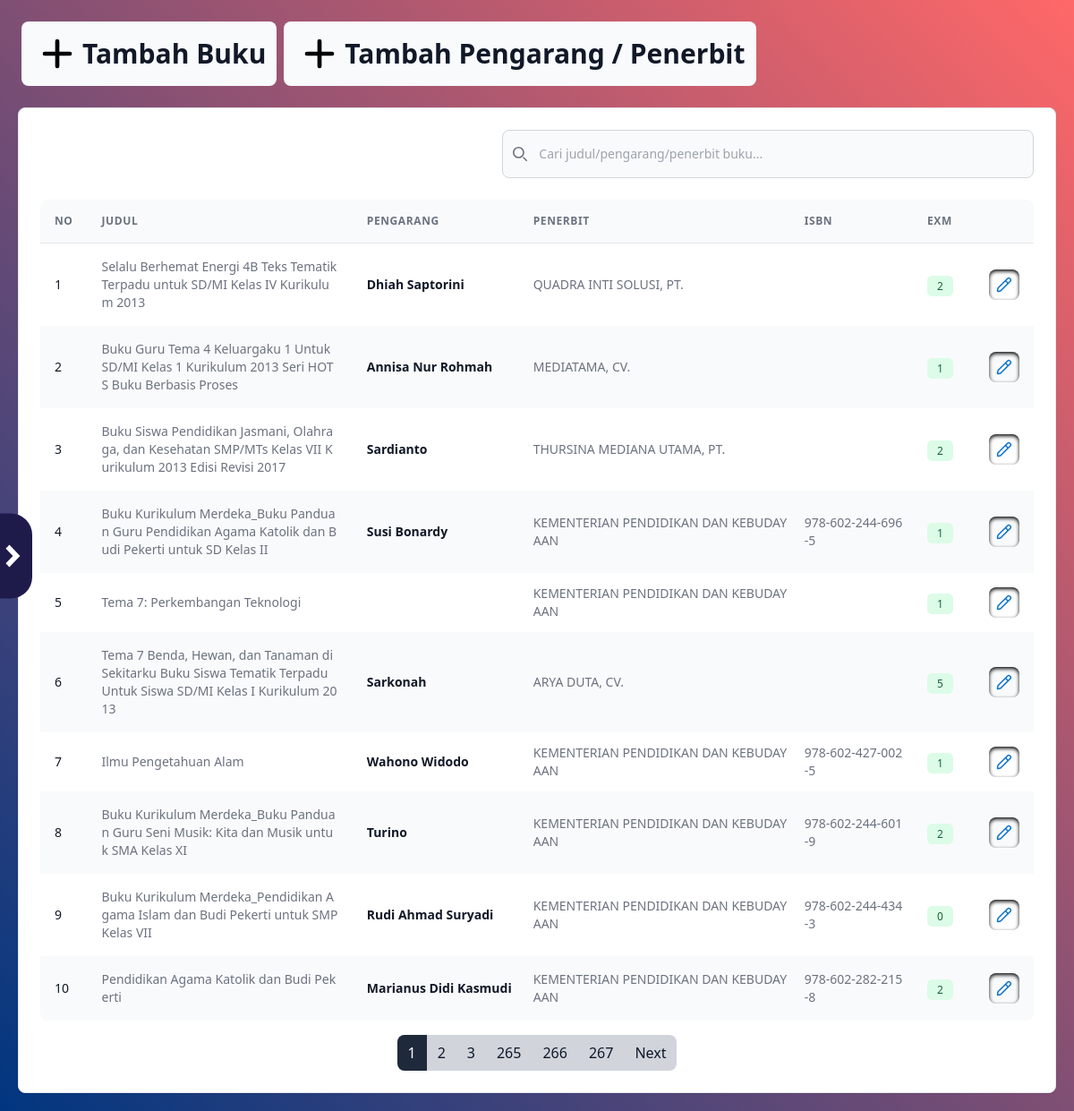
/views/buku/index.php (signed in), run on the app's committed database.
### tables this page shows
CREATE TABLE `buku` (
  `no_induk` int(11) NOT NULL AUTO_INCREMENT,
  `id_kelas` int(11) NOT NULL,
  `id_pengarang` int(11) NOT NULL DEFAULT 0,
  `judul_buku` varchar(154) NOT NULL,
  `id_penerbit` int(11) NOT NULL,
  `tahun_terbit` char(4) DEFAULT NULL,
  `edisi` char(4) DEFAULT NULL,
  `eksemplar` int(11) NOT NULL DEFAULT 0,
  `id_sumber` int(11) NOT NULL DEFAULT 1,
  `ISBN` char(18) DEFAULT NULL,
  `deskripsiFisik` text DEFAULT NULL,
  `deskripsi` text DEFAULT NULL,
  PRIMARY KEY (`no_induk`),
  KEY `fk_buku_kelas` (`id_kelas`),
  KEY `fk_buku_penerbit` (`id_penerbit`),
  KEY `fk_buku_sumber` (`id_sumber`),
  KEY `fk_buku_pengarang` (`id_pengarang`),
  CONSTRAINT `fk_buku_kelas` FOREIGN KEY (`id_kelas`) REFERENCES `kelas_buku` (`id_kelas`),
  CONSTRAINT `fk_buku_penerbit` FOREIGN KEY (`id_penerbit`) REFERENCES `penerbit_buku` (`id_penerbit`),
  CONSTRAINT `fk_buku_pengarang` FOREIGN KEY (`id_pengarang`) REFERENCES `pengarang_buku` (`id`),
  CONSTRAINT `fk_buku_sumber` FOREIGN KEY (`id_sumber`) REFERENCES `sumber_buku` (`id_sumber`)
);

CREATE TABLE `pengarang_buku` (
  `id` int(11) NOT NULL,
  `id_pengarang` char(3) NOT NULL,
  `nama_pengarang` varchar(100) NOT NULL,
  PRIMARY KEY (`id`)
);

CREATE TABLE `penerbit_buku` (
  `id_penerbit` int(11) NOT NULL AUTO_INCREMENT,
  `nama_penerbit` varchar(166) NOT NULL,
  PRIMARY KEY (`id_penerbit`)
);

### views/buku/index.php (the view, shortened to what this page needs)
<!DOCTYPE html>
<html lang="en">
<head>
    <link rel="stylesheet" href="../../public/css/output.css">
</head>
<body>
<div class="fixed top-1/2 -translate-y-1/2 left-0 w-full ease-in-out transition-all duration-500" id="divDrawer">
  <div class="bg-indigo-950 py-6 px-1/2 rounded-tr-3xl rounded-br-3xl w-fit" id="btnDrawer" >
      <img id="arrow" src="../../public/images/arrow.svg" class="ease-in-out transition-all" alt="">
  </div>
</div>
    <section class="bg-default p-5 min-h-screen">
      <div class="p-1 w-fit rounded-xl flex gap-2 mb-5">
        <a href="./add.html">
        <div class="w-fit px-3 py-2 bg-slate-50 rounded-lg flex">
          <img src="../../public/images/add.svg" class="w-14" alt="">
          <span class="text-2xl font-bold leading-none text-gray-900 sm:text-3xl m-auto">Tambah Buku</span>
        </div></a>
        <a href="./addPengarang.php">
        <div class="w-fit px-3 py-2 bg-slate-50 rounded-lg flex">
          <img src="../../public/images/add.svg" class="w-14" alt="">
          <span class="text-2xl font-bold leading-none text-gray-900 sm:text-3xl m-auto">Tambah Pengarang / Penerbit</span>
        </div></a>
      </div>
      <div class="p-4 bg-white border border-gray-200 rounded-lg shadow-sm dark:border-gray-700 sm:p-6 dark:bg-blue-950 min-h-[80vh]">
        <div class="grid text-lg text-white grid-flow-col">
          <h1 class="text-3xl font-bold">Daftar Buku</h1>
          <div class="relative">
            <div class="absolute inset-y-0 start-0 flex items-center ps-3 pointer-events-none">
            </div>
            <form action="" method="POST">
              <input type="search" id="searchBar" name="searchBar" class="block w-full p-4 ps-10 text-sm text-gray-900 border border-gray-300 rounded-lg bg-gray-50 focus:ring-blue-500 focus:border-blue-500 dark:bg-gray-700 dark:border-gray-600 dark:placeholder-gray-400 dark:text-white dark:focus:ring-blue-500 dark:focus:border-blue-500" placeholder="Cari judul/pengarang/penerbit buku..." required>
            </form>
          </div>
        </div>
        <div class="flex flex-col mt-6">
          <div class="overflow-x-auto rounded-lg">
            <div class="inline-block min-w-full align-middle">
              <div class="overflow-hidden shadow sm:rounded-lg">
                <table class="w-full divide-y divide-gray-200 dark:divide-gray-600">
                  <thead class="bg-gray-50 dark:bg-gray-700 font-extrabold">
                    <tr>
                      <th scope="col" class="p-4 text-xs tracking-wider text-left text-gray-500 uppercase dark:text-white">
                        No
                      </th>
                      <th scope="col" class="p-4 max-w-prose text-xs tracking-wider text-left text-gray-500 uppercase dark:text-white">
                        Judul
                      </th>
                      <th scope="col" class="p-4 text-xs tracking-wider text-left text-gray-500 uppercase dark:text-white">
                        Pengarang
                      </th>
                      <th scope="col" class="ps-2 pe-2 text-xs tracking-wider text-left text-gray-500 uppercase dark:text-white">
                        Penerbit
                      </th>
                      <th scope="col" class="p-2 text-xs tracking-wider text-left text-gray-500 uppercase dark:text-white">
                        ISBN
                      </th>
                      <th scope="col" class="p-4 text-xs tracking-wider text-left text-gray-500 uppercase dark:text-white">
                        EXM
                      </th>
                      <th scope="col" class="p-4 w-fit">
                      </th>
                    </tr>
                  </thead>
                  <tbody class="bg-white dark:bg-gray-800" id="tableBody">
<?php
require_once '../../includes/koneksi.php';
$records_per_page = 10;
$result = mysqli_query($conn, "SELECT COUNT(*) FROM buku");
$total_records = mysqli_fetch_array($result)[0];
$total_pages = ceil($total_records / $records_per_page);
if (isset($_GET['page']) && is_numeric($_GET['page'])) {
  $current_page = (int) $_GET['page'];
} else {
  $current_page = 1;
}
$start_from = ($current_page - 1) * $records_per_page;
$query = "SELECT b.no_induk, b.eksemplar, b.judul_buku as judul, pb.nama_pengarang as pengarang, pn.nama_penerbit as penerbit, b.isbn as ISBN FROM buku b JOIN pengarang_buku pb ON pb.id=b.id_pengarang JOIN penerbit_buku pn ON b.id_penerbit = pn.id_penerbit ORDER BY b.no_induk ASC LIMIT $start_from, $records_per_page";
$result = mysqli_query($conn, $query);
foreach ($result as $buku) {
  echo '
  <tr class="tableRow">
  <td class="p-4 text-sm font-normal text-gray-900 whitespace-nowrap dark:text-white">
    '.$buku['no_induk'].'
  </td>
  <td class="p-4 text-sm max-w-[40ch] font-normal text-gray-500 break-all dark:text-gray-400">
    <a href="detail.php?no_induk='.$buku['no_induk'].'">'.$buku['judul'].'</a>
  </td>
  <td class="p-4 text-sm font-semibold text-gray-900 whitespace-nowrap dark:text-white">
    '.$buku['pengarang'].'
  </td>
  <td class="px-2 text-sm font-normal break-all text-gray-500 whitespace-wrap max-w-prose dark:text-gray-400">
    '.$buku['penerbit'].'
  </td>
  <td class="px-2 text-sm font-normal break-all text-gray-500 whitespace-wrap max-w-prose dark:text-gray-400">
    '.$buku['ISBN'].'
  </td>
  <td class="p-4 whitespace-nowrap">
    <span
      class="bg-green-100 text-green-800 text-xs font-medium mr-2 px-2.5 py-0.5 rounded-md dark:bg-gray-700 dark:text-green-400 border border-green-100 dark:border-green-500">'.$buku['eksemplar'].'</span>
  </td>
  <td class="p-4 relative z-50">
  <form action="update.php" method="POST">
    <input class="hidden" name="no_induk" value="'.$buku['no_induk'].'">
    <button type="submit" class=" rounded-lg p-2 shadow-inner shadow-black bg-blue-100 dark:bg-slate-50">
      <img src="../../public/images/edit.svg" class="w-5" alt="">
    </button>
  </form>
  </td>
</tr>
';
}
?>
                  </tbody>
                </table>
              </div>
            </div>
          </div>
        </div>
<?php
echo "<div class='flex rounded-lg w-fit mx-auto mt-4 overflow-hidden justify-center bg-gray-300 text-slate-900 dark:bg-slate-900 dark:text-gray-50'>";
$next_page = $current_page + 1;
for ($i = 1; $i <= min(3, $total_pages); $i++) {
  if ($i == $current_page) {
    echo "<a href='index.php?page=$i' class='px-3 py-2 dark:bg-blue-500 bg-slate-800 text-white'>$i</a>";
  } else {
    echo "<a href='index.php?page=$i' class='px-3 py-2'>$i</a>";
  }
}
for ($i = max(4, $total_pages - 2); $i <= $total_pages; $i++) {
  if ($i == $current_page) {
    echo "<a href='index.php?page=$i' class='px-3 py-2 bg-blue-500 text-white'>$i</a>";
  } else {
    echo "<a href='index.php?page=$i' class='px-3 py-2'>$i</a>";
  }
}
if ($current_page != $total_pages){
  echo "<a href='index.php?page=$next_page' class='px-3 py-2'>Next</a>";
}
echo "</div>";
?>
      </div>
    </section>
</body>
</html>

### data on the page
buku: no_induk "1", judul_buku "Selalu Berhemat Energi 4B Teks Tematik Terpadu untuk SD/MI Kelas IV Kurikulum 2013", id_pengarang.nama_pengarang "Dhiah Saptorini", id_penerbit.nama_penerbit "QUADRA INTI SOLUSI, PT.", eksemplar "2"
buku: no_induk "2", judul_buku "Buku Guru Tema 4 Keluargaku 1 Untuk SD/MI Kelas 1 Kurikulum 2013 Seri HOTS Buku Berbasis Proses", id_pengarang.nama_pengarang "Annisa Nur Rohmah", id_penerbit.nama_penerbit "MEDIATAMA, CV.", eksemplar "1"
buku: no_induk "3", judul_buku "Buku Siswa Pendidikan Jasmani, Olahraga, dan Kesehatan SMP/MTs Kelas VII Kurikulum 2013 Edisi Revisi 2017", id_pengarang.nama_pengarang "Sardianto", id_penerbit.nama_penerbit "THURSINA MEDIANA UTAMA, PT.", eksemplar "2"
buku: no_induk "4", judul_buku "Buku Kurikulum Merdeka_Buku Panduan Guru Pendidikan Agama Katolik dan Budi Pekerti untuk SD Kelas II", id_pengarang.nama_pengarang "Susi Bonardy", id_penerbit.nama_penerbit "KEMENTERIAN PENDIDIKAN DAN KEBUDAYAAN", ISBN "978-602-244-696-5", eksemplar "1"
buku: no_induk "5", judul_buku "Tema 7: Perkembangan Teknologi", id_penerbit.nama_penerbit "KEMENTERIAN PENDIDIKAN DAN KEBUDAYAAN", eksemplar "1"
buku: no_induk "6", judul_buku "Tema 7 Benda, Hewan, dan Tanaman di Sekitarku Buku Siswa Tematik Terpadu Untuk Siswa SD/MI Kelas I Kurikulum 2013", id_pengarang.nama_pengarang "Sarkonah", id_penerbit.nama_penerbit "ARYA DUTA, CV.", eksemplar "5"
buku: no_induk "7", judul_buku "Ilmu Pengetahuan Alam", id_pengarang.nama_pengarang "Wahono Widodo", id_penerbit.nama_penerbit "KEMENTERIAN PENDIDIKAN DAN KEBUDAYAAN", ISBN "978-602-427-002-5", eksemplar "1"
buku: no_induk "8", judul_buku "Buku Kurikulum Merdeka_Buku Panduan Guru Seni Musik: Kita dan Musik untuk SMA Kelas XI", id_pengarang.nama_pengarang "Turino", id_penerbit.nama_penerbit "KEMENTERIAN PENDIDIKAN DAN KEBUDAYAAN", ISBN "978-602-244-601-9", eksemplar "2"
buku: no_induk "9", judul_buku "Buku Kurikulum Merdeka_Pendidikan Agama Islam dan Budi Pekerti untuk SMP Kelas VII", id_pengarang.nama_pengarang "Rudi Ahmad Suryadi", id_penerbit.nama_penerbit "KEMENTERIAN PENDIDIKAN DAN KEBUDAYAAN", ISBN "978-602-244-434-3", eksemplar "0"
buku: no_induk "10", judul_buku "Pendidikan Agama Katolik dan Budi Pekerti", id_pengarang.nama_pengarang "Marianus Didi Kasmudi", id_penerbit.nama_penerbit "KEMENTERIAN PENDIDIKAN DAN KEBUDAYAAN", ISBN "978-602-282-215-8", eksemplar "2"
